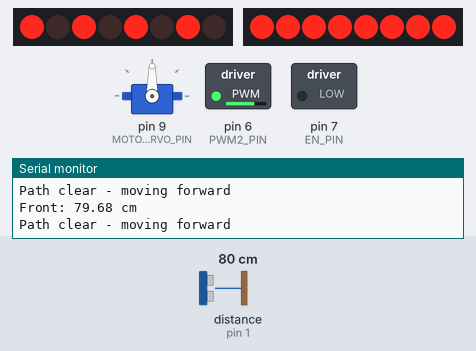
Simulated run of this sketch. Board: Arduino Uno, built with avr-gcc and run on an emulated ATmega328P. Shown: 2 × 8 shift-register outputs drawn as a row of LEDs (first output left, lit = HIGH), servo, switched loads named in the sketch (green lamp = pin HIGH), the last lines printed to the serial monitor. Wiring (inferred from the names in the program): ultrasonic range finder: trigger pin 10; echo pin 1; 2 × shift register (74HC595): data pin 8, shift clock pin 2, latch pin 4 / data pin 13, shift clock pin 5. Wiring (inferred from the signals the program sends): 2 × row of LEDs: on Q0, Q1, Q2, Q3, Q4, Q5, Q6, Q7 / on Q0, Q1, Q2, Q3, Q4, Q5, Q6, Q7. The inputs (shaded band) are chosen by the test bench; at power-on: distance to the obstacle (sensor on pin 1) 80 cm. The echo pulse lasts 58.3 µs per cm; pins used as bus, display or sensor lines are not drawn.

Above: at 3.0 s.
3.1 s: distance to the obstacle (sensor on pin 1) set to 20 cm
4.6 s: distance to the obstacle (sensor on pin 1) set to 16 cm
At 6.37 s:
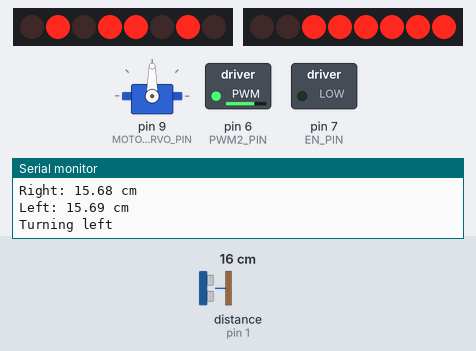
6.7 s: distance to the obstacle (sensor on pin 1) set to 4 cm
At 8.39 s:
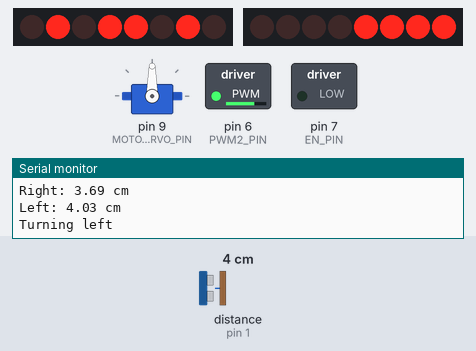
9.6 s: distance to the obstacle (sensor on pin 1) set to 35 cm
At 11.7 s:
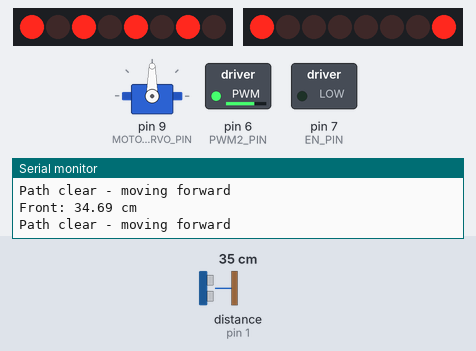
12.1 s: distance to the obstacle (sensor on pin 1) set to 9 cm
At 12.47 s:
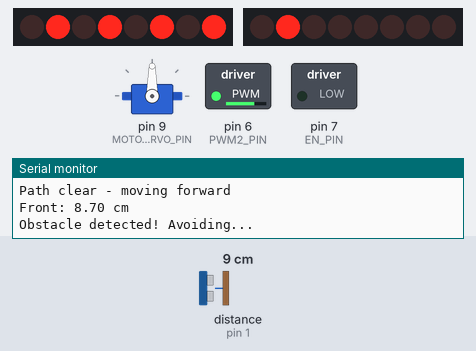
Timing chart, 0 to 15.9 s (numbered marks = the images above; inputs shaded):
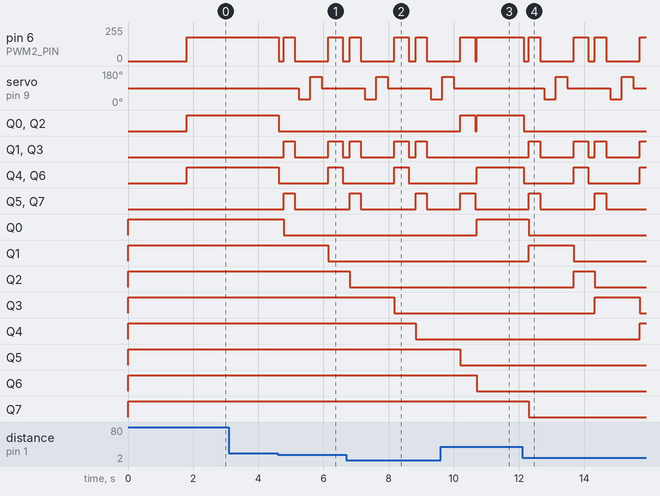

The sketch:

JustinModification.ino
```cpp
#include <Servo.h>

// === Pin Definitions ===
#define MOTOR_SERVO_PIN 9   // servo
#define PWM1_PIN 5
#define PWM2_PIN 6
#define SHCP_PIN 2   // shift register clock (SRCLK)
#define STCP_PIN 4   // latch (RCLK)
#define DATA_PIN 8   // data (SER)
#define EN_PIN 7     // enable pin
#define TRIG_PIN 10
#define ECHO_PIN 1
#define LED_PIN LED_BUILTIN

// === Motor bit-mapping (X-Configuration) ===
// bit0: M4_FWD  (Left Rear   - M4)
// bit1: M4_REV
// bit2: M3_FWD  (Left Front  - M3)
// bit3: M3_REV
// bit4: M2_FWD  (Right Rear  - M2)
// bit5: M2_REV
// bit6: M1_FWD  (Right Front - M1)
// bit7: M1_REV

class Shift595 {
public:
  Shift595(uint8_t dataPin, uint8_t clockPin, uint8_t latchPin)
    : _data(dataPin), _clock(clockPin), _latch(latchPin), _outByte(0) {}

  void begin() {
    pinMode(_data, OUTPUT);
    pinMode(_clock, OUTPUT);
    pinMode(_latch, OUTPUT);
    digitalWrite(_data, LOW);
    digitalWrite(_clock, LOW);
    digitalWrite(_latch, LOW);
    write(0);
  }

  void write(uint8_t b) {
    _outByte = b;
    digitalWrite(_latch, LOW);
    shiftOut(_data, _clock, MSBFIRST, _outByte);
    digitalWrite(_latch, HIGH);
  }

  uint8_t read() { return _outByte; }

private:
  uint8_t _data, _clock, _latch;
  uint8_t _outByte;
};

class Ultrasonic {
public:
  Ultrasonic(uint8_t trigPin, uint8_t echoPin) : _trig(trigPin), _echo(echoPin) {}

  void begin() {
    pinMode(_trig, OUTPUT);
    pinMode(_echo, INPUT);
    digitalWrite(_trig, LOW);
  }

  float distanceCM() {
    digitalWrite(_trig, LOW);
    delayMicroseconds(2);
    digitalWrite(_trig, HIGH);
    delayMicroseconds(10);
    digitalWrite(_trig, LOW);

    unsigned long duration = pulseIn(_echo, HIGH, 30000UL);
    if (duration == 0) return 0.0f;

    float dist = (duration * 0.0343f) / 2.0f;
    if (dist < 2.0f || dist > 400.0f) return 0.0f;
    return dist;
  }

private:
  uint8_t _trig, _echo;
};

class MotorController {
public:
  MotorController(Shift595 &sr, uint8_t pwm1, uint8_t pwm2, uint8_t enPin)
    : _sr(sr), _pwm1(pwm1), _pwm2(pwm2), _en(enPin) {}

  void begin() {
    pinMode(_pwm1, OUTPUT);
    pinMode(_pwm2, OUTPUT);
    pinMode(_en, OUTPUT);
    digitalWrite(_en, LOW);
    stop();
  }

  void setWheel(int wheel, int dir) {
    uint8_t bitF = wheelBitForward(wheel);
    uint8_t bitR = wheelBitReverse(wheel);
    uint8_t b = _sr.read();
    b &= ~((1 << bitF) | (1 << bitR));
    if (dir == 1) {
      b |= (1 << bitF);
    } else if (dir == -1) {
      b |= (1 << bitR);
    }
    _sr.write(b);
  }

  void setWheels(int d1, int d2, int d3, int d4) {
    uint8_t b = 0;
    if (d1 == 1) b |= (1 << wheelBitForward(1));
    else if (d1 == -1) b |= (1 << wheelBitReverse(1));

    if (d2 == 1) b |= (1 << wheelBitForward(2));
    else if (d2 == -1) b |= (1 << wheelBitReverse(2));

    if (d3 == 1) b |= (1 << wheelBitForward(3));
    else if (d3 == -1) b |= (1 << wheelBitReverse(3));

    if (d4 == 1) b |= (1 << wheelBitForward(4));
    else if (d4 == -1) b |= (1 << wheelBitReverse(4));
    _sr.write(b);
  }

  void setSpeed(uint8_t speed) {
    analogWrite(_pwm1, speed);
    analogWrite(_pwm2, speed);
  }

  void stop() {
    _sr.write(0);
    analogWrite(_pwm1, 0);
    analogWrite(_pwm2, 0);
  }

private:
  Shift595 &_sr;
  uint8_t _pwm1, _pwm2, _en;

  uint8_t wheelBitForward(int wheel) {
    switch (wheel) {
      case 1: return 6; // M1_FWD (Right Front)
      case 2: return 4; // M2_FWD (Right Rear)
      case 3: return 2; // M3_FWD (Left Front)
      case 4: return 0; // M4_FWD (Left Rear - swapped)
      default: return 0;
    }
  }
  uint8_t wheelBitReverse(int wheel) {
    switch (wheel) {
      case 1: return 7; // M1_REV (Right Front)
      case 2: return 5; // M2_REV (Right Rear)
      case 3: return 3; // M3_REV (Left Front)
      case 4: return 1; // M4_REV (Left Rear - swapped)
      default: return 1;
    }
  }
};

class ServoScanner {
public:
  ServoScanner(uint8_t pin) : _pin(pin) {}

  void begin() {
    _servo.attach(_pin);
    center();
  }

  void write(uint8_t angle) {
    _servo.write(angle);
  }
  void center() { write(90); }
  void left()   { write(150); }
  void right()  { write(30); }

private:
  uint8_t _pin;
  Servo _servo;
};

class MecanumRobot {
public:
  MecanumRobot(MotorController &mc, Ultrasonic &ultra, ServoScanner &scan, uint8_t ledPin)
    : motors(mc), sonar(ultra), scanner(scan), led(ledPin), speed(180) {}

  void begin() {
    motors.begin();
    sonar.begin();
    scanner.begin();
    pinMode(led, OUTPUT);
    digitalWrite(led, LOW);
    motors.setSpeed(speed);
  }

  // Movement Patterns (matching reference code logic)
  // M1=RF, M2=RR, M3=LF, M4=LR
  // Left side = M3+M4, Right side = M1+M2

  void moveForward() {
    // Left Forward + Right Forward (all wheels forward)
    motors.setWheels(1, 1, 1, 1);  // M1, M2, M3, M4 all forward
    motors.setSpeed(speed);
  }

  void moveBackward() {
    // Left Backward + Right Backward (all wheels backward)
    motors.setWheels(-1, -1, -1, -1);  // M1, M2, M3, M4 all backward
    motors.setSpeed(speed);
  }

  void rotateCW() {
    // Turn Right: Left Forward + Right Backward
    motors.setWheels(-1, -1, 1, 1);  // Right side back, Left side forward
    motors.setSpeed(speed);
  }

  void rotateCCW() {
    // Turn Left: Left Backward + Right Forward
    motors.setWheels(1, 1, -1, -1);  // Right side forward, Left side back
    motors.setSpeed(speed);
  }

  void stop() {
    motors.stop();
  }

  void obstacleAvoidanceStep() {
    float front = sonar.distanceCM();
    Serial.print("Front: "); Serial.print(front); Serial.println(" cm");

    if (front == 0) {
      Serial.println("Sensor error, stopping.");
      digitalWrite(led, HIGH);
      stop();
      digitalWrite(led, LOW);
      delay(50);
    } else if (front <= 18.0) {
      digitalWrite(led, HIGH);
      Serial.println("Obstacle detected! Avoiding...");
      stop();
      delay(150);

      // Back up
      moveBackward();
      delay(350);
      stop();
      delay(120);

      // Scan right
      scanner.right();
      delay(350);
      float rightDist = sonar.distanceCM();
      Serial.print("Right: "); Serial.print(rightDist); Serial.println(" cm");

      // Scan left
      scanner.left();
      delay(350);
      float leftDist = sonar.distanceCM();
      Serial.print("Left: "); Serial.print(leftDist); Serial.println(" cm");

      scanner.center();
      delay(200);

      if (rightDist >= leftDist) {
        Serial.println("Turning right");
        rotateCW();
        delay(450);
      } else {
        Serial.println("Turning left");
        rotateCCW();
        delay(450);
      }
      stop();
      digitalWrite(led, LOW);
      delay(50);
    } else {
      // Path clear - keep moving forward
      Serial.println("Path clear - moving forward");
      moveForward();
      delay(100);
    }
  }

private:
  MotorController &motors;
  Ultrasonic &sonar;
  ServoScanner &scanner;
  uint8_t led;
  uint8_t speed;
};

// === Global objects ===
Shift595 sr(DATA_PIN, SHCP_PIN, STCP_PIN);
Ultrasonic sonar(TRIG_PIN, ECHO_PIN);
MotorController mc(sr, PWM1_PIN, PWM2_PIN, EN_PIN);
ServoScanner scanner(MOTOR_SERVO_PIN);
MecanumRobot robot(mc, sonar, scanner, LED_PIN);


void setup() {
  Serial.begin(115200);
  delay(1000);
  Serial.println(F("\n=== Mecanum X-Config Obstacle Avoidance ==="));
  Serial.println(F("Starting components..."));
  sr.begin();
  mc.begin();
  sonar.begin();
  scanner.begin();
  pinMode(LED_PIN, OUTPUT);
  digitalWrite(LED_PIN, LOW);
  Serial.println(F("System ready - starting obstacle avoidance mode"));
  delay(800);


}

void loop() {
  robot.obstacleAvoidanceStep();
}
```

Measured:
- the behaviour switches between 19 and 18 cm on distance to the obstacle (sensor on pin 1) (found by bisection; images 0 and 1)
- after the input at 4.6 s, pin 6 (PWM2_PIN): goes 0/255 0.15 s, 180/255 0.35 s, 0/255 1.0 s, 180/255 0.45 s, then 0/255, starting at once; servo on pin 9 (MOTOR_SERVO_PIN): 90° → 30° after 0.64 s, → 150° 0.35 s later, → 90° 0.35 s later
- after the input at 9.6 s, servo on pin 9 (MOTOR_SERVO_PIN): goes on until 10.0 s, then stays 90°
- after the input at 12.1 s, pin 6 (PWM2_PIN): 180/255 → 0/255 after 0.05 s, → 180/255 0.15 s later, → 0/255 0.35 s later, → 180/255 1.0 s later, … (8 changes in this stretch); servo on pin 9 (MOTOR_SERVO_PIN): 90° → 30° after 0.67 s, → 150° 0.35 s later, → 90° 0.35 s later, → 30° 1.3 s later, … (6 changes in this stretch)
